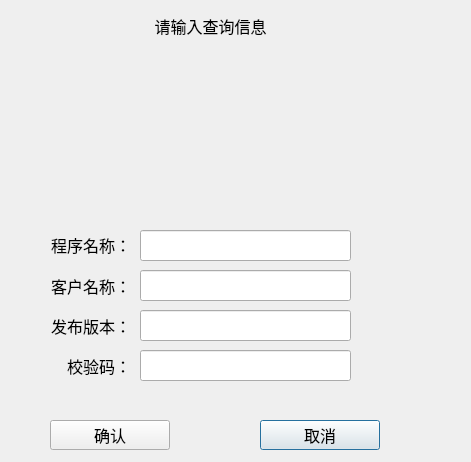
<?xml version="1.0" encoding="UTF-8"?>
<ui version="4.0">
 <class>Log_LogQueryDlg</class>
 <widget class="QDialog" name="Log_LogQueryDlg">
  <property name="geometry">
   <rect>
    <x>0</x>
    <y>0</y>
    <width>471</width>
    <height>462</height>
   </rect>
  </property>
  <property name="windowTitle">
   <string>Dialog</string>
  </property>
  <property name="styleSheet">
   <string notr="true"/>
  </property>
  <widget class="QLabel" name="label_2">
   <property name="geometry">
    <rect>
     <x>10</x>
     <y>270</y>
     <width>121</width>
     <height>31</height>
    </rect>
   </property>
   <property name="font">
    <font>
     <family>微软雅黑</family>
     <pointsize>12</pointsize>
    </font>
   </property>
   <property name="styleSheet">
    <string notr="true"/>
   </property>
   <property name="text">
    <string>客户名称：</string>
   </property>
   <property name="alignment">
    <set>Qt::AlignRight|Qt::AlignTrailing|Qt::AlignVCenter</set>
   </property>
  </widget>
  <widget class="QLineEdit" name="userEdit">
   <property name="geometry">
    <rect>
     <x>140</x>
     <y>270</y>
     <width>211</width>
     <height>31</height>
    </rect>
   </property>
   <property name="font">
    <font>
     <family>微软雅黑</family>
     <pointsize>12</pointsize>
    </font>
   </property>
   <property name="styleSheet">
    <string notr="true"/>
   </property>
  </widget>
  <widget class="QPushButton" name="quitBtn">
   <property name="geometry">
    <rect>
     <x>260</x>
     <y>420</y>
     <width>120</width>
     <height>30</height>
    </rect>
   </property>
   <property name="font">
    <font>
     <family>微软雅黑</family>
     <pointsize>12</pointsize>
    </font>
   </property>
   <property name="styleSheet">
    <string notr="true"/>
   </property>
   <property name="text">
    <string>取消</string>
   </property>
  </widget>
  <widget class="QPushButton" name="okBtn">
   <property name="geometry">
    <rect>
     <x>50</x>
     <y>420</y>
     <width>120</width>
     <height>30</height>
    </rect>
   </property>
   <property name="font">
    <font>
     <family>微软雅黑</family>
     <pointsize>12</pointsize>
    </font>
   </property>
   <property name="styleSheet">
    <string notr="true"/>
   </property>
   <property name="text">
    <string>确认</string>
   </property>
  </widget>
  <widget class="QWidget" name="dateWid" native="true">
   <property name="geometry">
    <rect>
     <x>10</x>
     <y>59</y>
     <width>450</width>
     <height>151</height>
    </rect>
   </property>
   <property name="font">
    <font>
     <family>微软雅黑</family>
     <pointsize>12</pointsize>
    </font>
   </property>
   <property name="styleSheet">
    <string notr="true"/>
   </property>
  </widget>
  <widget class="QLabel" name="label">
   <property name="geometry">
    <rect>
     <x>140</x>
     <y>10</y>
     <width>141</width>
     <height>31</height>
    </rect>
   </property>
   <property name="font">
    <font>
     <family>微软雅黑</family>
     <pointsize>12</pointsize>
    </font>
   </property>
   <property name="styleSheet">
    <string notr="true"/>
   </property>
   <property name="text">
    <string>请输入查询信息</string>
   </property>
   <property name="alignment">
    <set>Qt::AlignCenter</set>
   </property>
  </widget>
  <widget class="QLineEdit" name="swEdit">
   <property name="geometry">
    <rect>
     <x>140</x>
     <y>310</y>
     <width>211</width>
     <height>31</height>
    </rect>
   </property>
   <property name="font">
    <font>
     <family>微软雅黑</family>
     <pointsize>12</pointsize>
    </font>
   </property>
   <property name="styleSheet">
    <string notr="true"/>
   </property>
  </widget>
  <widget class="QLabel" name="label_3">
   <property name="geometry">
    <rect>
     <x>10</x>
     <y>310</y>
     <width>121</width>
     <height>31</height>
    </rect>
   </property>
   <property name="font">
    <font>
     <family>微软雅黑</family>
     <pointsize>12</pointsize>
    </font>
   </property>
   <property name="styleSheet">
    <string notr="true"/>
   </property>
   <property name="text">
    <string>发布版本：</string>
   </property>
   <property name="alignment">
    <set>Qt::AlignRight|Qt::AlignTrailing|Qt::AlignVCenter</set>
   </property>
  </widget>
  <widget class="QLabel" name="label_4">
   <property name="geometry">
    <rect>
     <x>10</x>
     <y>229</y>
     <width>121</width>
     <height>31</height>
    </rect>
   </property>
   <property name="font">
    <font>
     <family>微软雅黑</family>
     <pointsize>12</pointsize>
    </font>
   </property>
   <property name="styleSheet">
    <string notr="true"/>
   </property>
   <property name="text">
    <string>程序名称：</string>
   </property>
   <property name="alignment">
    <set>Qt::AlignRight|Qt::AlignTrailing|Qt::AlignVCenter</set>
   </property>
  </widget>
  <widget class="QLabel" name="label_5">
   <property name="geometry">
    <rect>
     <x>10</x>
     <y>350</y>
     <width>121</width>
     <height>31</height>
    </rect>
   </property>
   <property name="font">
    <font>
     <family>微软雅黑</family>
     <pointsize>12</pointsize>
    </font>
   </property>
   <property name="styleSheet">
    <string notr="true"/>
   </property>
   <property name="text">
    <string>校验码：</string>
   </property>
   <property name="alignment">
    <set>Qt::AlignRight|Qt::AlignTrailing|Qt::AlignVCenter</set>
   </property>
  </widget>
  <widget class="QLineEdit" name="md5Edit">
   <property name="geometry">
    <rect>
     <x>140</x>
     <y>350</y>
     <width>211</width>
     <height>31</height>
    </rect>
   </property>
   <property name="font">
    <font>
     <family>微软雅黑</family>
     <pointsize>12</pointsize>
    </font>
   </property>
   <property name="styleSheet">
    <string notr="true"/>
   </property>
  </widget>
  <widget class="QLineEdit" name="fnEdit">
   <property name="geometry">
    <rect>
     <x>140</x>
     <y>230</y>
     <width>211</width>
     <height>31</height>
    </rect>
   </property>
   <property name="font">
    <font>
     <family>微软雅黑</family>
     <pointsize>12</pointsize>
    </font>
   </property>
   <property name="styleSheet">
    <string notr="true"/>
   </property>
  </widget>
 </widget>
 <resources/>
 <connections/>
</ui>
